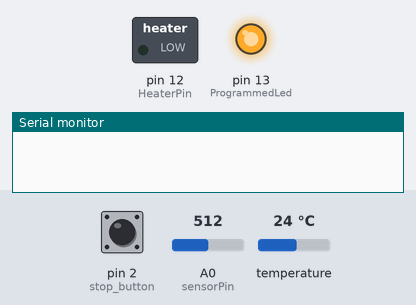
Simulated run of this sketch. Board: Arduino Uno, built with avr-gcc and run on an emulated ATmega328P. Shown: switched loads named in the sketch (green lamp = pin HIGH), output pins drawn as LEDs (lit = HIGH), the last lines printed to the serial monitor. The test bench sets the inputs (shaded band); at power-on: temperature 24 °C, pin 2 (stop_button) LOW, A0 (sensorPin) = 512.

Above: at 1.6 s.
1.7 s: temperature set to 11.5 °C
5.6 s: temperature set to 10.3 °C
At 7.2 s:
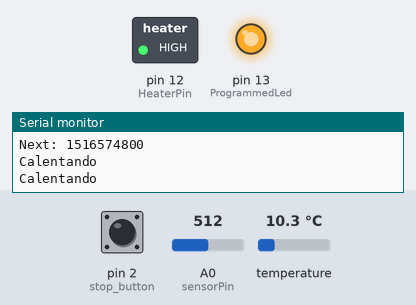
7.5 s: pin 2 (stop_button) pulled HIGH for 1.1 s
At 8.5 s:
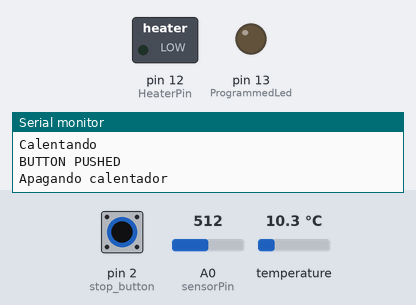
10.1 s: pin 2 (stop_button) pulled HIGH for 3.2 s
At 10.5 s:
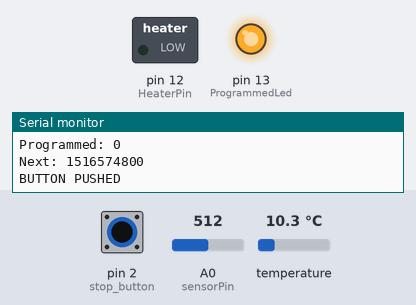
Timing chart, 0 to 13.1 s (numbered marks = the images above; inputs shaded):
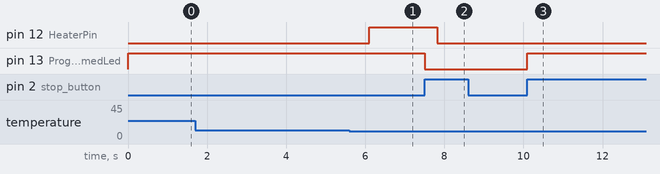

Measured:
- the behaviour switches between 11 and 10.9 °C on temperature (found by bisection; images 0 and 1)
- after the input at 5.6 s, pin 12 (HeaterPin): LOW → HIGH after 0.50 s instead of 1.4 s
- after the input at 7.5 s, pin 12 (HeaterPin): HIGH → LOW after 0.33 s; pin 13 (ProgrammedLed): HIGH → LOW at once
- after the input at 10.1 s, pin 13 (ProgrammedLed): LOW → HIGH at once

The sketch:

control-placas.v-0.2.ino
```cpp
#include <Time.h>
#include <TimeLib.h>

//User controlled variables
int perform_adjust = 1;				      // weather time_per_degree is auto adjust
int max_running_time = 4 * 60;			// 4 hours maximum running time
byte schedule[7];
int target_temp=30;			            // contains usage schedule, 1 hour intervals

//System variables
// Prototype
int debug=1;
int sensorPin  =  A0;     // select the input  pin for the potentiometer
int HeaterPin  =  12;   // select the pin for  the LED
int sensorValue =  0;  // variable to  store  the value  coming  from  the sensor
int ProgrammedLed=13;
const byte stop_button = 2; // Stop programming / manual mode
int time_per_degree = 5; 			    // time to raise 1 degree, in secs
int loop_time = 100;  					      // time to sleep earch loop, in secs
int heater_on=0;						          // heater status
volatile int stop_programm = 0;					    // stop schedule running

//Internal variables
int count=1;
int time_to_warm;	  // time left to reach target_temp, in secs
int time_to_sched, time_in_sched;
time_t date, next_schedule_ini, next_schedule_fin, t_now;						            // date and time. time left for next use
time_t init_time, fin_time, running_time;	// running time control
int water_temp;			  // current water temperature vs target temperature
int init_temp, final_temp;			    // controls autoadjustment

//Prototype
#include <OneWire.h>
#include <DallasTemperature.h>
// Data wire is plugged into port 2 on the Arduino
#define ONE_WIRE_BUS 3
// Setup a oneWire instance to communicate with any OneWire devices (not just Maxim/Dallas temperature ICs)
OneWire oneWire(ONE_WIRE_BUS);
// Pass our oneWire reference to Dallas Temperature.
DallasTemperature sensors(&oneWire);
//

void stop_programm_int(){
    stop_programm=!stop_programm;
    digitalWrite(ProgrammedLed,!stop_programm);
    Serial.println("BUTTON PUSHED");
  };

int set_date(time_t date){
  setTime(22,45,00,21,1,2018);
  };
time_t get_date(){
  // Gets date and time from external source
  };

int load_schedule(byte *schedule){


};

int get_watertemp(){
    // Prototype
    sensorValue =  analogRead(sensorPin);
    sensors.requestTemperatures();
    return sensors.getTempCByIndex(0);
    //return sensorValue;
    ///
};
int get_next_schedule(){
  time_t return_time;
  //return_time=1516595194;
 // return_time=MakeTime(t_next);
  //return_time=(now()+10000);
  return return_time;
  };

int power_on_heater(){
  heater_on=1;
  digitalWrite(HeaterPin, HIGH);
  };

int power_off_heater(){
  heater_on=0;
  digitalWrite(HeaterPin, LOW);
  };

int log_session(){

};

int display(int h_status, int temp1, int temp2, int r_time, time_t today, time_t next){
  Serial.print("Water temperature: ");
  Serial.println(temp1,DEC);
  Serial.print("Target temperature: ");
  Serial.println(temp2);
  Serial.print("Heater is: ");
  if(h_status)Serial.println("ON"); else Serial.println("OFF");
  Serial.print("Running time: ");
  Serial.println(r_time);
  Serial.print("Date/Time: ");
  Serial.println(today);
  Serial.print("Time to target: ");
  Serial.println(next-today);
  if(debug){
    Serial.print("Performance: ");
    Serial.print(time_per_degree);
    Serial.println(" secs per degree");
    Serial.print("Programmed: ");
    Serial.println(!stop_programm);
    Serial.print("Next: ");
    Serial.println(next);
  };
};

void setup() {
  // Prototype
  pinMode(HeaterPin,OUTPUT);
  pinMode(ProgrammedLed, OUTPUT);
  attachInterrupt(digitalPinToInterrupt(stop_button),stop_programm_int, RISING);
  Serial.begin(9600);
  ///
  date = get_date();
  set_date(date);
  // Prototype
  next_schedule_ini=now()+100;
  next_schedule_fin=next_schedule_ini+100;
  ///
  load_schedule(schedule);
  digitalWrite(ProgrammedLed,!stop_programm);
  sensors.begin();
}

void loop() {
  t_now=now();
  water_temp = get_watertemp();
  time_to_warm = ( target_temp - water_temp) * time_per_degree;		// current time to warm water at this temperature, in secs
  //next_schedule = get_next_schedule();				// Get next time when water has to be warmed, in secs
  time_to_sched=next_schedule_ini - t_now;
  if (heater_on) running_time = t_now - init_time;		// Calculate running time for displaying
  if (water_temp < target_temp && time_to_warm > time_to_sched && t_now < next_schedule_fin && !stop_programm) {
    if(debug)Serial.println("Calentando");
    if (!heater_on) {
      power_on_heater();
      init_time = now();
      init_temp = water_temp;
      heater_on = 1;
    }
  } else {
    //if(debug)Serial.println("En espera");
    if (heater_on) {
      if(debug)Serial.println("Apagando calentador");
      power_off_heater();
      heater_on = 0;
      final_temp = water_temp;
      if (perform_adjust) time_per_degree = running_time / (final_temp - init_temp); // auto-adjust time per degree
      log_session();
    }
  }
  if( (count % 5) == 0) display(heater_on, water_temp, target_temp, running_time, now(), next_schedule_ini); // Refresh display every 5 loops
  delay(loop_time);
  count++;
  //if(debug) Serial.println(count);
}


// TO DO
// check maximum working time.
```

control-placas-sketch.c
```cpp
#include <Time.h>
#include <TimeLib.h>

//User controlled variables

//System variables

//Internal variables

//Prototype
#include <OneWire.h>
#include <DallasTemperature.h>
//
// Data wire is plugged into port 2 on the Arduino
#define ONE_WIRE_BUS 3
// Setup a oneWire instance to communicate with any OneWire devices (not just Maxim/Dallas temperature ICs)
OneWire oneWire(ONE_WIRE_BUS);
// Pass our oneWire reference to Dallas Temperature.
DallasTemperature sensors(&oneWire);


// Prototype
int sensorPin  =  A0;     // select the input  pin for the potentiometer
int HeaterPin  =  12;   // select the pin for  the LED
int sensorValue =  0;  // variable to  store  the value  coming  from  the sensor
const byte stop_button = 2; // Stop programming / manual mode


///
int debug=1;
int count=1;
int loop_time = 100;  					      // time to sleep earch loop, in secs
int time_per_degree = 5; 			    // time to raise 1 degree, in secs
int perform_adjust = 1;				      // weather time_per_degree is auto adjust
int time_to_warm;	  // time left to reach target_temp, in secs
int time_to_sched, time_in_sched;
time_t date, next_schedule_ini, next_schedule_fin, t_now;						            // date and time. time left for next use
time_t init_time, fin_time, running_time;	// running time control
int max_running_time = 4 * 60;			// 4 hours maximum running time
int water_temp, target_temp;			  // current water temperature vs target temperature
int init_temp, final_temp;			    // controls autoadjustment
int heater_on=0;						          // heater status
byte schedule[7];				            // contains usage schedule, 1 hour intervals
volatile int stop_programm = 0;					    // stop schedule running
int ProgrammedLed=13;

void stop_programm_int(){
    stop_programm=!stop_programm;
    digitalWrite(ProgrammedLed,!stop_programm);
    Serial.println("BUTTON PUSHED");
  };

int set_date(time_t date){
  setTime(22,45,00,21,1,2018);
  };
time_t get_date(){
  // Gets date and time from external source
  };
int load_schedule(byte *schedule){};
int get_watertemp(){
    // Prototype
    sensorValue =  analogRead(sensorPin);
    sensors.requestTemperatures();
    return sensors.getTempCByIndex(0);
    //return sensorValue;
    ///
};
int get_next_schedule(){
  time_t return_time;
  //return_time=1516595194;
 // return_time=MakeTime(t_next);
  //return_time=(now()+10000);
  return return_time;
  };
int power_on_heater(){
  heater_on=1;
  digitalWrite(HeaterPin, HIGH);
  };
int power_off_heater(){
  heater_on=0;
  digitalWrite(HeaterPin, LOW);
  };
int log_session(){};
int display(int h_status, int temp1, int temp2, int r_time, time_t today, time_t next){
  Serial.print("Water temperature: ");
  Serial.println(temp1,DEC);
  Serial.print("Target temperature: ");
  Serial.println(temp2);
  Serial.print("Heater is: ");
  if(h_status)Serial.println("ON"); else Serial.println("OFF");
  Serial.print("Running time: ");
  Serial.println(r_time);
  Serial.print("Date/Time: ");
  Serial.println(today);
  Serial.print("Time to target: ");
  Serial.println(next-today);
  if(debug){
    Serial.print("Performance: ");
    Serial.print(time_per_degree);
    Serial.println(" secs per degree");
    Serial.print("Programmed: ");
    Serial.println(!stop_programm);
    Serial.print("Next: ");
    Serial.println(next);
  };
};

void setup() {
  // Prototype
  pinMode(HeaterPin,OUTPUT);
  pinMode(ProgrammedLed, OUTPUT);
  attachInterrupt(digitalPinToInterrupt(stop_button),stop_programm_int, RISING);
  Serial.begin(9600);
  target_temp=30;
  ///
  date = get_date();
  set_date(date);
  next_schedule_ini=now()+100;
  next_schedule_fin=next_schedule_ini+100;
  load_schedule(schedule);
  digitalWrite(ProgrammedLed,!stop_programm);
  sensors.begin();
}

void loop() {
  t_now=now();
  water_temp = get_watertemp();
  time_to_warm = ( target_temp - water_temp) * time_per_degree;		// current time to warm water at this temperature, in secs
  //next_schedule = get_next_schedule();				// Get next time when water has to be warmed, in secs
  time_to_sched=next_schedule_ini - t_now;
  if (heater_on) running_time = t_now - init_time;		// Calculate running time for displaying
  if (water_temp < target_temp && time_to_warm > time_to_sched && t_now < next_schedule_fin && !stop_programm) {
    if(debug)Serial.println("Calentando");
    if (!heater_on) {
      power_on_heater();
      init_time = now();
      init_temp = water_temp;
      heater_on = 1;
    }
  } else {
    //if(debug)Serial.println("En espera");
    if (heater_on) {
      if(debug)Serial.println("Apagando calentador");
      power_off_heater();
      heater_on = 0;
      final_temp = water_temp;
      if (perform_adjust) time_per_degree = running_time / (final_temp - init_temp); // auto-adjust time per degree
      log_session();
    }
  }
  if( (count % 5) == 0) display(heater_on, water_temp, target_temp, running_time, now(), next_schedule_ini);
  delay(loop_time);
  count++;
  //if(debug) Serial.println(count);
}


// TO DO
// check maximum working time.
```
